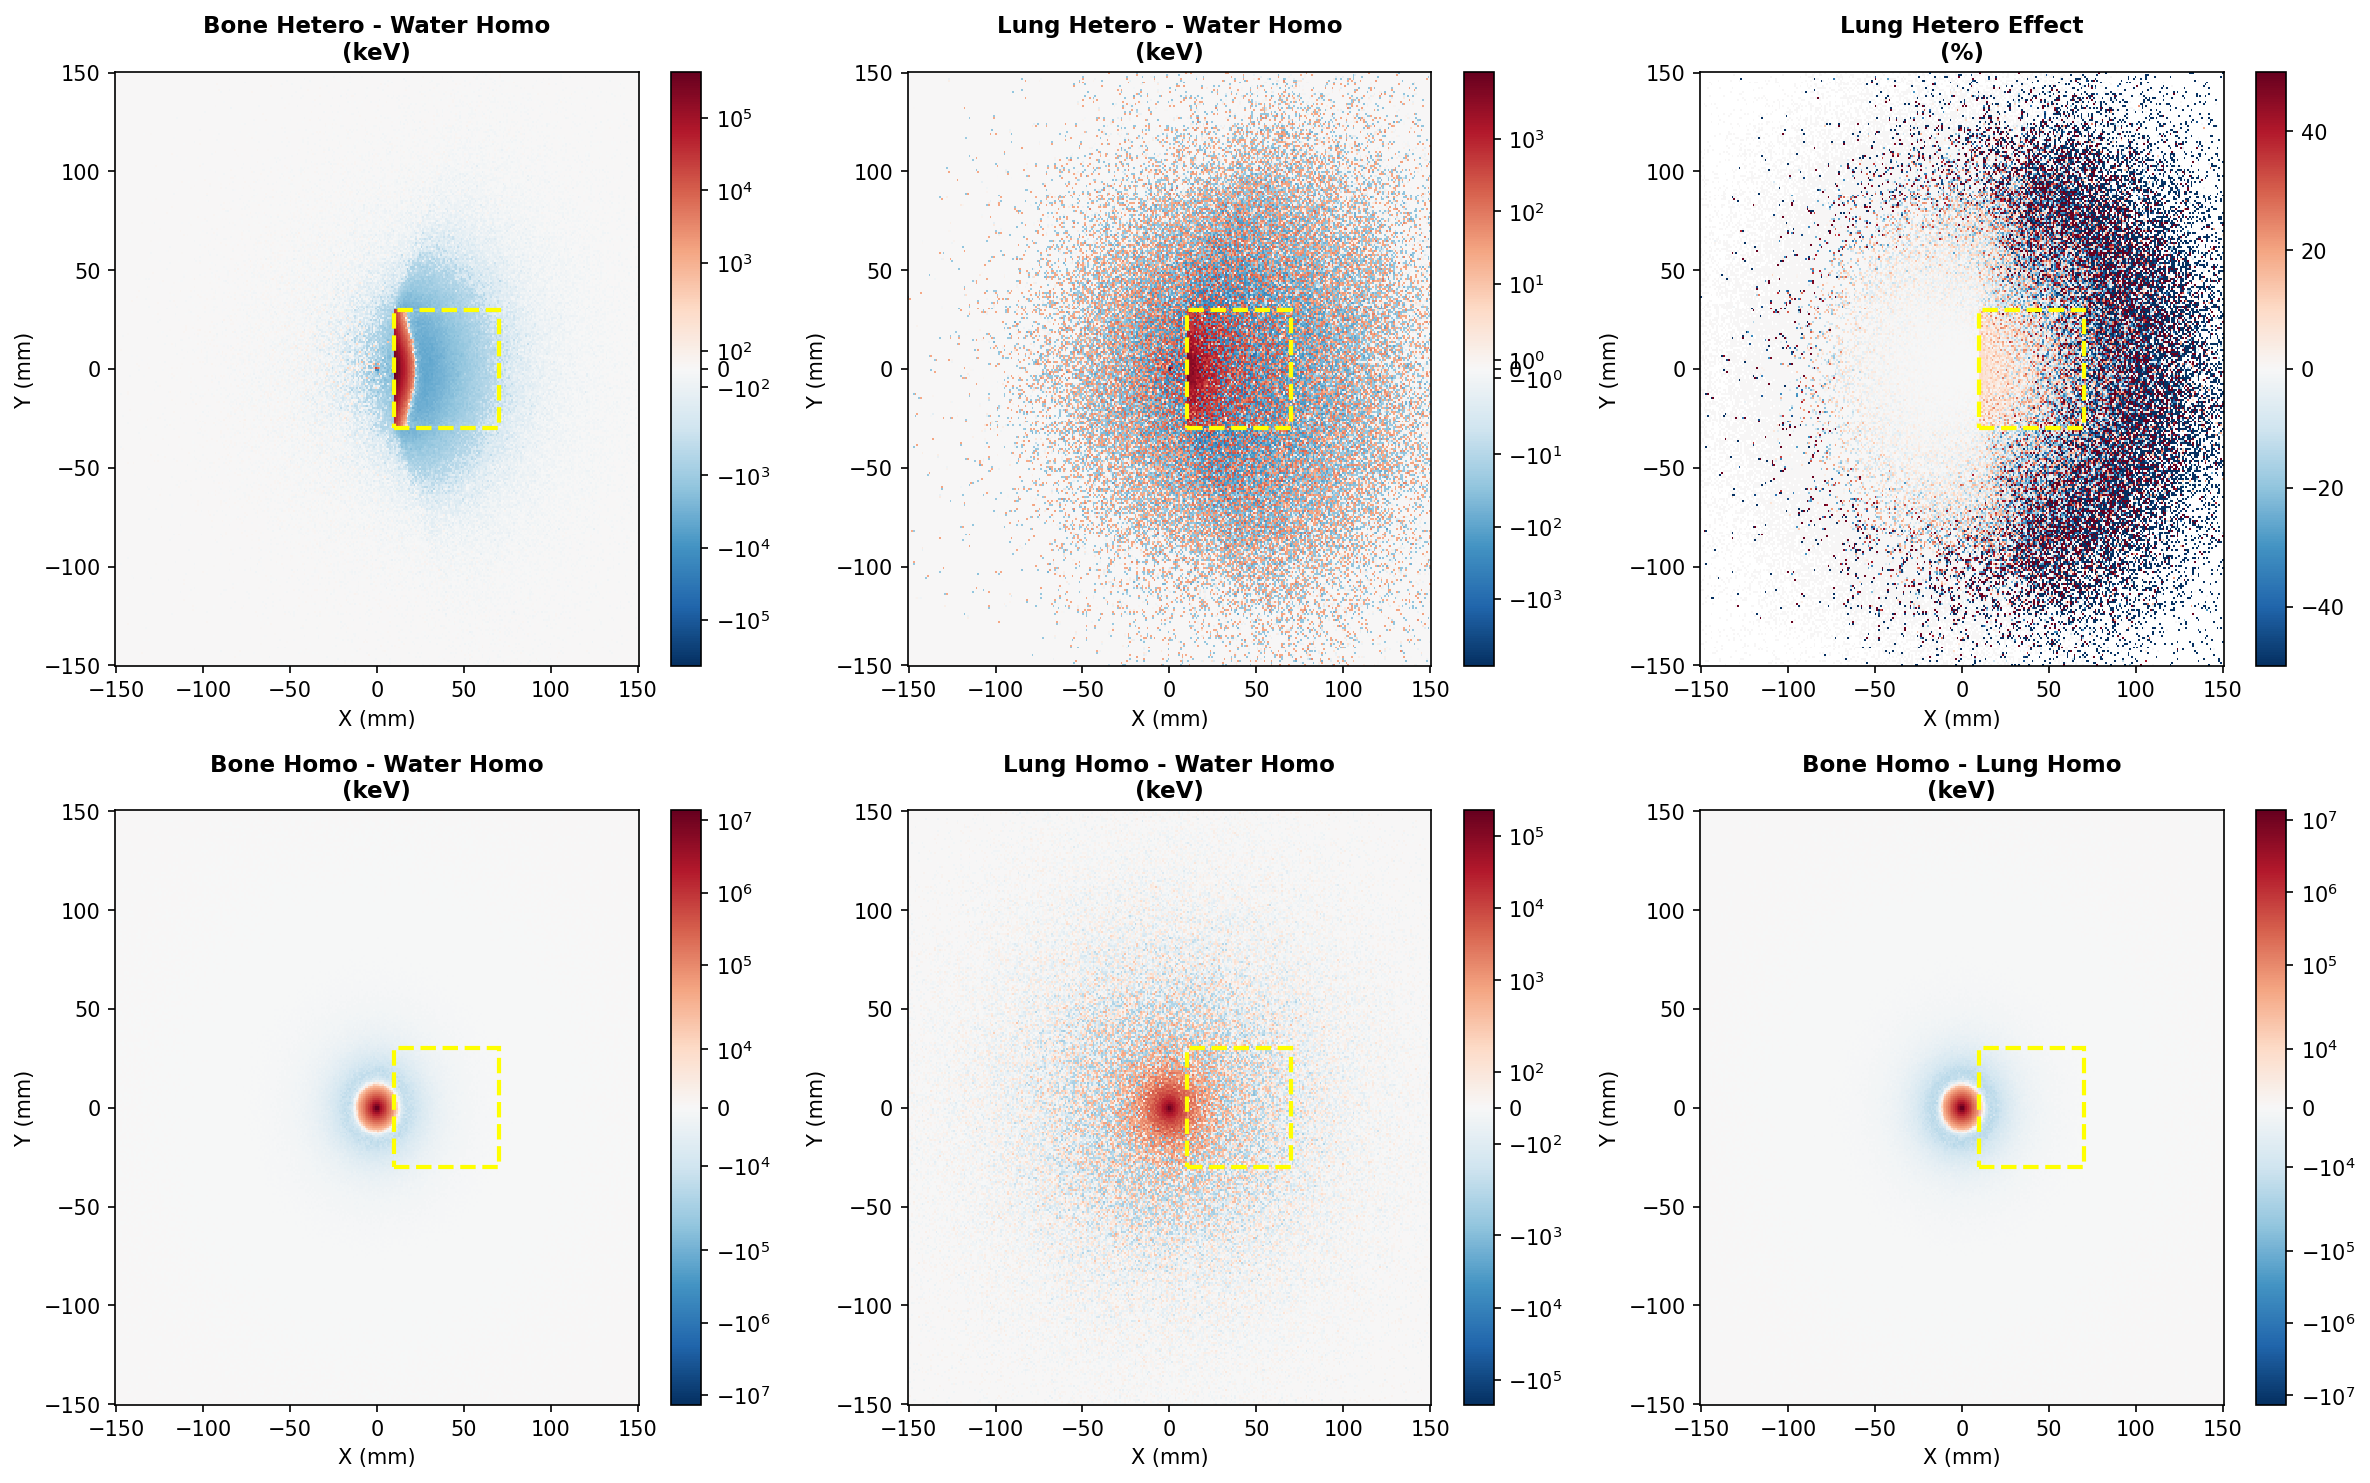

Here is the Python script that generated this plot:
#!/usr/bin/env python3
"""
Heterogeneity Analysis at 50m
1. Compare hetero vs homo for each material (water as reference)
2. Compare homo materials against each other
"""

import uproot
import numpy as np
import matplotlib.pyplot as plt
from matplotlib.colors import SymLogNorm
import os

os.chdir("/home/fer/fer/newbrachy")

# ===== FILES =====
# Water reference (homo only)
water_homo = "brachytherapy_water_homo_50m.root"

# Hetero versions (water with different materials)
bone_hetero = "brachytherapy_bone_hetero50m.root"
lung_hetero = "brachytherapy_lung_hetero50m.root"

# Homo versions (pure materials)
bone_homo = "brachytherapy_bone_homo50m.root"
lung_homo = "brachytherapy_Lung_Homo50m.root"

hetero_region = (10.0, 70.0, -30.0, 30.0)  # (x_min, x_max, y_min, y_max) in mm
# ==================


def load_hist(file_path):
    """Load histogram h20;1 from ROOT file."""
    f = uproot.open(file_path)
    h = f["h20;1"]
    vals = h.values()
    x_edges = h.axis(0).edges()
    y_edges = h.axis(1).edges()
    x_centers = (x_edges[:-1] + x_edges[1:]) / 2
    y_centers = (y_edges[:-1] + y_edges[1:]) / 2
    return vals, x_centers, y_centers


def extract_regions(vals, x_centers, y_centers, hetero_region):
    """Extract inside and outside heterogeneity region."""
    x_min, x_max, y_min, y_max = hetero_region
    
    x_mask = (x_centers >= x_min) & (x_centers <= x_max)
    y_mask = (y_centers >= y_min) & (y_centers <= y_max)
    
    inside = vals[x_mask, :][:, y_mask]
    inside_sum = np.sum(inside)
    outside_sum = np.sum(vals) - inside_sum
    
    return inside_sum, outside_sum


print("\n" + "="*70)
print("HETEROGENEITY ANALYSIS AT 50m")
print("="*70)

# Load all files
print("\nLoading files...")
print(f"  Water Homo: {water_homo}")
water_h, x_c, y_c = load_hist(water_homo)
water_total = np.sum(water_h)
print(f"    Total EDEP: {water_total:.6e} keV\n")

print(f"  Bone Homo: {bone_homo}")
bone_h, _, _ = load_hist(bone_homo)
bone_total = np.sum(bone_h)
print(f"    Total EDEP: {bone_total:.6e} keV")

print(f"  Bone Hetero: {bone_hetero}")
bone_het, _, _ = load_hist(bone_hetero)
bone_het_total = np.sum(bone_het)
print(f"    Total EDEP: {bone_het_total:.6e} keV\n")

print(f"  Lung Homo: {lung_homo}")
lung_h, _, _ = load_hist(lung_homo)
lung_total = np.sum(lung_h)
print(f"    Total EDEP: {lung_total:.6e} keV")

print(f"  Lung Hetero: {lung_hetero}")
lung_het, _, _ = load_hist(lung_hetero)
lung_het_total = np.sum(lung_het)
print(f"    Total EDEP: {lung_het_total:.6e} keV")

# ============================================================
# PART 1: HETERO EFFECT (hetero - homo water)
# ============================================================

print("\n" + "="*70)
print("PART 1: HETEROGENEITY EFFECT (Material Hetero - Water Homo)")
print("="*70)

# Bone hetero effect
print("\nBone Heterogeneity Effect:")
bone_effect = bone_het - water_h
bone_effect_pct = (bone_effect / water_h) * 100.0
print(f"  Difference range: [{np.min(bone_effect):.6e}, {np.max(bone_effect):.6e}] keV")
print(f"  Percentage range: [{np.min(bone_effect_pct):.2f}%, {np.max(bone_effect_pct):.2f}%]")

inside_hetero, outside_hetero = extract_regions(bone_het, x_c, y_c, hetero_region)
inside_water, outside_water = extract_regions(water_h, x_c, y_c, hetero_region)
print(f"  Inside hetero region: {inside_hetero:.6e} vs water {inside_water:.6e} keV")
print(f"    Change: {((inside_hetero - inside_water) / inside_water * 100):.2f}%")
print(f"  Outside hetero region: {outside_hetero:.6e} vs water {outside_water:.6e} keV")
print(f"    Change: {((outside_hetero - outside_water) / outside_water * 100):.2f}%")

# Lung hetero effect
print("\nLung Heterogeneity Effect:")
lung_effect = lung_het - water_h
lung_effect_pct = (lung_effect / water_h) * 100.0
print(f"  Difference range: [{np.min(lung_effect):.6e}, {np.max(lung_effect):.6e}] keV")
print(f"  Percentage range: [{np.min(lung_effect_pct):.2f}%, {np.max(lung_effect_pct):.2f}%]")

inside_hetero_l, outside_hetero_l = extract_regions(lung_het, x_c, y_c, hetero_region)
print(f"  Inside hetero region: {inside_hetero_l:.6e} vs water {inside_water:.6e} keV")
print(f"    Change: {((inside_hetero_l - inside_water) / inside_water * 100):.2f}%")
print(f"  Outside hetero region: {outside_hetero_l:.6e} vs water {outside_water:.6e} keV")
print(f"    Change: {((outside_hetero_l - outside_water) / outside_water * 100):.2f}%")

# ============================================================
# PART 2: HOMO COMPARISON (homo materials vs each other)
# ============================================================

print("\n" + "="*70)
print("PART 2: HOMOGENEOUS MATERIAL COMPARISON")
print("="*70)

# Bone homo vs Water homo
print("\nBone Homo vs Water Homo:")
bone_vs_water = bone_h - water_h
bone_vs_water_pct = (bone_vs_water / water_h) * 100.0
print(f"  Difference range: [{np.min(bone_vs_water):.6e}, {np.max(bone_vs_water):.6e}] keV")
print(f"  Percentage range: [{np.min(bone_vs_water_pct):.2f}%, {np.max(bone_vs_water_pct):.2f}%]")

inside_bone, outside_bone = extract_regions(bone_h, x_c, y_c, hetero_region)
print(f"  Inside region: {inside_bone:.6e} vs water {inside_water:.6e} keV")
print(f"    Change: {((inside_bone - inside_water) / inside_water * 100):.2f}%")
print(f"  Outside region: {outside_bone:.6e} vs water {outside_water:.6e} keV")
print(f"    Change: {((outside_bone - outside_water) / outside_water * 100):.2f}%")

# Lung homo vs Water homo
print("\nLung Homo vs Water Homo:")
lung_vs_water = lung_h - water_h
lung_vs_water_pct = (lung_vs_water / water_h) * 100.0
print(f"  Difference range: [{np.min(lung_vs_water):.6e}, {np.max(lung_vs_water):.6e}] keV")
print(f"  Percentage range: [{np.min(lung_vs_water_pct):.2f}%, {np.max(lung_vs_water_pct):.2f}%]")

inside_lung, outside_lung = extract_regions(lung_h, x_c, y_c, hetero_region)
print(f"  Inside region: {inside_lung:.6e} vs water {inside_water:.6e} keV")
print(f"    Change: {((inside_lung - inside_water) / inside_water * 100):.2f}%")
print(f"  Outside region: {outside_lung:.6e} vs water {outside_water:.6e} keV")
print(f"    Change: {((outside_lung - outside_water) / outside_water * 100):.2f}%")

# Bone homo vs Lung homo
print("\nBone Homo vs Lung Homo:")
bone_vs_lung = bone_h - lung_h
bone_vs_lung_pct = (bone_vs_lung / lung_h) * 100.0
print(f"  Difference range: [{np.min(bone_vs_lung):.6e}, {np.max(bone_vs_lung):.6e}] keV")
print(f"  Percentage range: [{np.min(bone_vs_lung_pct):.2f}%, {np.max(bone_vs_lung_pct):.2f}%]")

print(f"  Inside region: {inside_bone:.6e} vs lung {inside_lung:.6e} keV")
print(f"    Change: {((inside_bone - inside_lung) / inside_lung * 100):.2f}%")
print(f"  Outside region: {outside_bone:.6e} vs lung {outside_lung:.6e} keV")
print(f"    Change: {((outside_bone - outside_lung) / outside_lung * 100):.2f}%")

# ============================================================
# PLOTTING: 2 ROWS x 3 COLUMNS
# Row 1: Hetero Effects (Bone, Lung, and their %)
# Row 2: Homo Comparisons (Bone vs Water, Lung vs Water, Bone vs Lung)
# ============================================================

print("\n" + "="*70)
print("GENERATING VISUALIZATION")
print("="*70)

fig, axes = plt.subplots(2, 3, figsize=(16, 10))

def add_hetero_rect(ax):
    """Add heterogeneity region rectangle."""
    x_min, x_max, y_min, y_max = hetero_region
    rect = plt.Rectangle((x_min, y_min), x_max - x_min, y_max - y_min,
                         linewidth=2, edgecolor='yellow', facecolor='none', linestyle='--')
    ax.add_patch(rect)

# ROW 1: HETERO EFFECTS
# Column 0: Bone hetero effect (keV)
vmax_bone = np.nanmax(np.abs(bone_effect))
norm_bone = SymLogNorm(linthresh=max(vmax_bone * 0.001, 1.0), vmin=-vmax_bone, vmax=vmax_bone)
im = axes[0, 0].pcolormesh(x_c, y_c, bone_effect.T, cmap='RdBu_r', norm=norm_bone, shading='auto')
axes[0, 0].set_title('Bone Hetero - Water Homo\n(keV)', fontsize=11, fontweight='bold')
axes[0, 0].set_xlabel('X (mm)')
axes[0, 0].set_ylabel('Y (mm)')
plt.colorbar(im, ax=axes[0, 0])
add_hetero_rect(axes[0, 0])

# Column 1: Lung hetero effect (keV)
vmax_lung = np.nanmax(np.abs(lung_effect))
norm_lung = SymLogNorm(linthresh=max(vmax_lung * 0.001, 1.0), vmin=-vmax_lung, vmax=vmax_lung)
im = axes[0, 1].pcolormesh(x_c, y_c, lung_effect.T, cmap='RdBu_r', norm=norm_lung, shading='auto')
axes[0, 1].set_title('Lung Hetero - Water Homo\n(keV)', fontsize=11, fontweight='bold')
axes[0, 1].set_xlabel('X (mm)')
axes[0, 1].set_ylabel('Y (mm)')
plt.colorbar(im, ax=axes[0, 1])
add_hetero_rect(axes[0, 1])

# Column 2: Hetero effects percentage comparison
im = axes[0, 2].pcolormesh(x_c, y_c, lung_effect_pct.T, cmap='RdBu_r', 
                          vmin=-50, vmax=50, shading='auto')
axes[0, 2].set_title('Lung Hetero Effect\n(%)', fontsize=11, fontweight='bold')
axes[0, 2].set_xlabel('X (mm)')
axes[0, 2].set_ylabel('Y (mm)')
plt.colorbar(im, ax=axes[0, 2])
add_hetero_rect(axes[0, 2])

# ROW 2: HOMO COMPARISONS
# Column 0: Bone homo vs Water homo
vmax_bw = np.nanmax(np.abs(bone_vs_water))
norm_bw = SymLogNorm(linthresh=max(vmax_bw * 0.001, 1.0), vmin=-vmax_bw, vmax=vmax_bw)
im = axes[1, 0].pcolormesh(x_c, y_c, bone_vs_water.T, cmap='RdBu_r', norm=norm_bw, shading='auto')
axes[1, 0].set_title('Bone Homo - Water Homo\n(keV)', fontsize=11, fontweight='bold')
axes[1, 0].set_xlabel('X (mm)')
axes[1, 0].set_ylabel('Y (mm)')
plt.colorbar(im, ax=axes[1, 0])
add_hetero_rect(axes[1, 0])

# Column 1: Lung homo vs Water homo
vmax_lw = np.nanmax(np.abs(lung_vs_water))
norm_lw = SymLogNorm(linthresh=max(vmax_lw * 0.001, 1.0), vmin=-vmax_lw, vmax=vmax_lw)
im = axes[1, 1].pcolormesh(x_c, y_c, lung_vs_water.T, cmap='RdBu_r', norm=norm_lw, shading='auto')
axes[1, 1].set_title('Lung Homo - Water Homo\n(keV)', fontsize=11, fontweight='bold')
axes[1, 1].set_xlabel('X (mm)')
axes[1, 1].set_ylabel('Y (mm)')
plt.colorbar(im, ax=axes[1, 1])
add_hetero_rect(axes[1, 1])

# Column 2: Bone homo vs Lung homo
vmax_bl = np.nanmax(np.abs(bone_vs_lung))
norm_bl = SymLogNorm(linthresh=max(vmax_bl * 0.001, 1.0), vmin=-vmax_bl, vmax=vmax_bl)
im = axes[1, 2].pcolormesh(x_c, y_c, bone_vs_lung.T, cmap='RdBu_r', norm=norm_bl, shading='auto')
axes[1, 2].set_title('Bone Homo - Lung Homo\n(keV)', fontsize=11, fontweight='bold')
axes[1, 2].set_xlabel('X (mm)')
axes[1, 2].set_ylabel('Y (mm)')
plt.colorbar(im, ax=axes[1, 2])
add_hetero_rect(axes[1, 2])

plt.tight_layout()
plt.savefig("analyze_hetero_50m.png", dpi=150, bbox_inches='tight')
print("\nSaved: analyze_hetero_50m.png\n")

plt.show()
